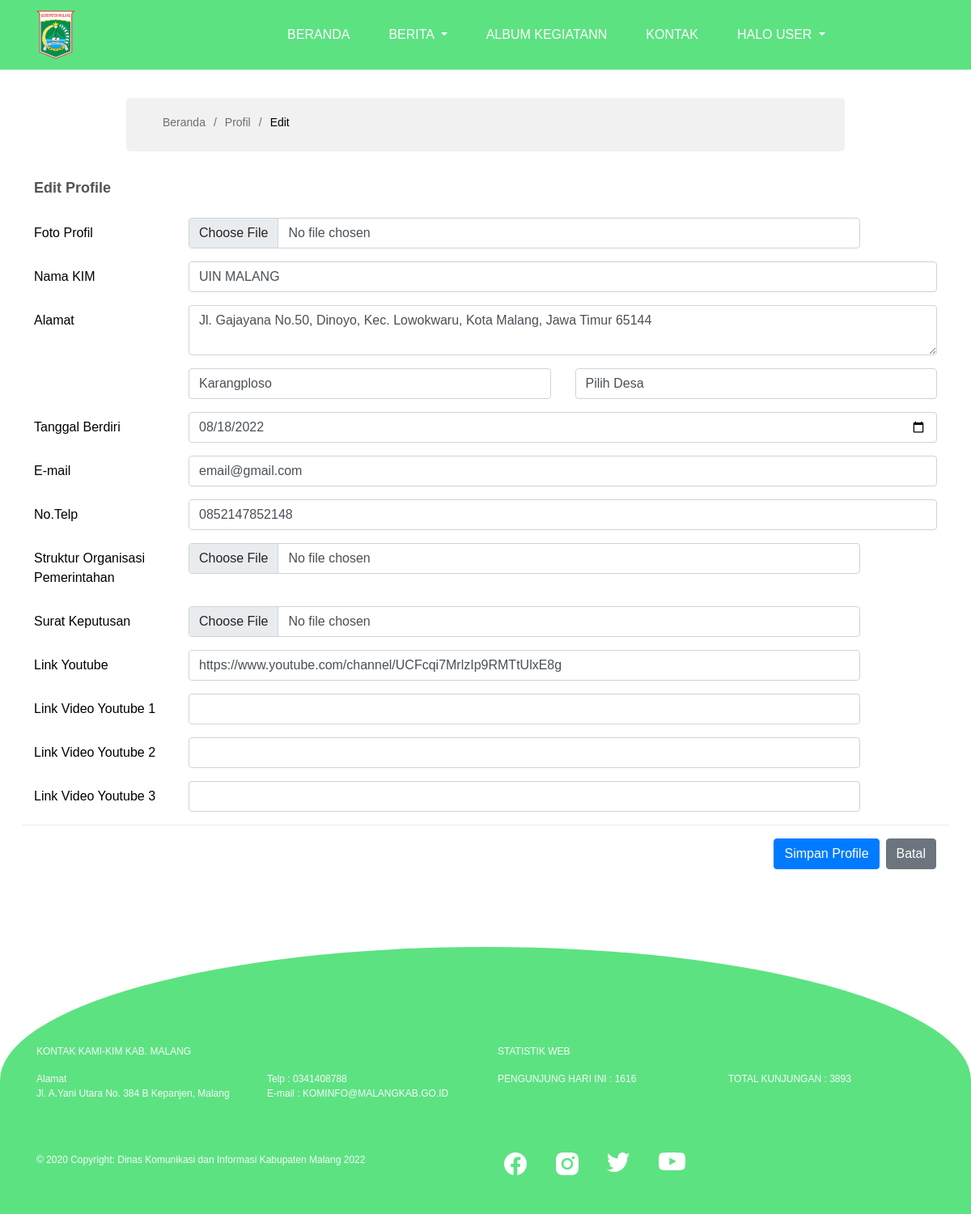
The page /user/profil/input-profile.php (signed in) on the database its author committed.
### tables this page shows
CREATE TABLE IF NOT EXISTS `profil` (
  `Id_Profil` int(11) NOT NULL AUTO_INCREMENT,
  `Nama_KIM` varchar(50) DEFAULT NULL,
  `Alamat` mediumtext DEFAULT NULL,
  `Desa` varchar(50) DEFAULT NULL,
  `Kecamatan` varchar(50) DEFAULT NULL,
  `Tanggal_Berdiri` varchar(50) DEFAULT NULL,
  `Email` varchar(50) DEFAULT NULL,
  `No_Telephon` varchar(50) DEFAULT NULL,
  `Struktur_Organisasi` varchar(50) DEFAULT NULL,
  `Surat_Keputusan` varchar(50) DEFAULT NULL,
  `Link_Youtube` varchar(100) DEFAULT NULL,
  `Link_Video1` varchar(100) DEFAULT NULL,
  `Link_Video2` varchar(100) DEFAULT NULL,
  `Link_Video3` varchar(100) DEFAULT NULL,
  `Id_Account` int(11) DEFAULT NULL,
  PRIMARY KEY (`Id_Profil`),
  KEY `Account` (`Id_Account`),
  CONSTRAINT `account` FOREIGN KEY (`Id_Account`) REFERENCES `akun` (`id`)
);

### user/profil/input-profile.php (the view, shortened to what this page needs)
<?php
include '../../koneksi.php';
$user = $_SESSION['id'];
$sql = "SELECT * FROM profil WHERE Id_Account = $user";
$hasil = $koneksi->query($sql);
foreach ($hasil as $value) {
    $nama_kim = $value['Nama_KIM'];
    $alamat = $value['Alamat'];
    $tanggal_berdiri = $value['Tanggal_Berdiri'];
    $email = $value['Email'];
    $no_telephon = $value['No_Telephon'];
    $link_youtube = $value['Link_Youtube'];
    $link_video1 = $value['Link_Video1'];
    $link_video2 = $value['Link_Video2'];
    $link_video3 = $value['Link_Video3'];
}
?>
<!doctype html>
<html lang="en">
<head>
    <link href="https://cdn.jsdelivr.net/npm/bootstrap@5.2.0/dist/css/bootstrap.min.css" rel="stylesheet">
    <link rel="stylesheet" href="https://cdn.jsdelivr.net/npm/bootstrap@4.0.0/dist/css/bootstrap.min.css">
    <link rel="stylesheet" href="../../css/style.css">
</head>
<body>
    <nav class="navbar navbar-expand-lg navbar-dark text-uppercase" style="background-color: #5DE282;">
        <div class="container">
            <a class="navbar-brand" href="#"><img src="../../image/logo kecil.png" alt=""></a>
            <div class="collapse navbar-collapse text-uppercase" id="navbarSupportedContent">
                <ul class="navbar-nav mr-auto">
                    <li class="nav-item active px-3">
                        <a class="nav-link" href="../../index.php">BERANDA</a>
                    </li>
                    <li class="nav-item dropdown active px-3">
                        <a class="nav-link dropdown-toggle" href="" id="navbarDropdown" role="button" data-toggle="dropdown" aria-haspopup="true" aria-expanded="false">
                            BERITA
                        </a>
                    </li>
                    <li class="nav-item active px-3">
                        <a class="nav-link" href="../album/album.php">Album KegiatanN</a>
                    </li>
                    <li class="nav-item active px-3">
                        <a class="nav-link" href="#kontak">Kontak</a>
                    </li>
                    <li class="nav-item dropdown active px-3">
                        <a class="nav-link dropdown-toggle" href="" id="navbarDropdown" role="button" data-toggle="dropdown" aria-haspopup="true" aria-expanded="false">
                            HALO USER
                        </a>
                    </li>
                </ul>
            </div>
        </div>
    </nav>
    <main id="main">
        <section id="breadcrumbs" class="breadcrumbs">
            <div class="container">
                <ol>
                    <li><a href="../../index.php">Beranda</a></li>
                    <li><a href="view-profile.php">Profil</a></li>
                    <li>Edit</li>
                </ol>
            </div>
        </section>
        <section id="my-posts" class="my-posts">
            <div class="container">
                <div class="row justify-content-left">
                    <h2>Edit Profile</h2>
                    <form action="../../php/update-profil.php" method="POST" enctype="multipart/form-data" name="formprofil">
                        <div class="row mb-3">
                            <label for="inputFile" class="col-sm-2 col-form-label">Foto Profil</label>
                            <div class="col-sm-9">
                                <input type="file" class="form-control" name="foto-profil" aria-label="file example">
                            </div>
                        </div>
                        <div class="row mb-3">
                            <label for="inputnama" class="col-sm-2 col-form-label">Nama KIM</label>
                            <div class="col-sm-10">
                                <input type="nama" class="form-control" id="inputnama" name="nama-kim" value="<?= $nama_kim ?>" aria-describedby="inputGroupPrepend3 validationServerUsernameFeedback">
                            </div>
                        </div>
                        <div class="row mb-3">
                            <label for="inputAlamat" class="col-sm-2 col-form-label">Alamat</label>
                            <div class="col-sm-10">
                                <textarea class="form-control text-left" id="inputAlamat" name="alamat" aria-describedby="inputGroupPrepend3 validationServerUsernameFeedback"><?= $alamat ?></textarea>
                            </div>
                        </div>
                        <div class="row mb-3">
                            <label class="col-sm-2 col-form-label"></label>
                            <div class="col-sm-10">
                                <div class="row">
                                    <div class="col">
                                        <select class="form-control" name="kecamatan" onChange="selectdesa()">
                                            <option class="kecamatan" value="Karangploso">Karangploso</option>
                                        </select>
                                    </div>
                                    <div class="col">
                                        <select class="form-control" name="desa">
                                            <option>Pilih Desa</option>
                                        </select>
                                    </div>
                                </div>
                            </div>
                        </div>
                        <div class="row mb-3">
                            <label for="inputTgl" class="col-sm-2 col-form-label">Tanggal Berdiri</label>
                            <div class="col-sm-10">
                                <input type="date" class="form-control" name="tanggal-berdiri" id="inputTgl" value="<?= $tanggal_berdiri ?>" aria-describedby="inputGroupPrepend3 validationServerUsernameFeedback">
                            </div>
                        </div>
                        <div class="row mb-3">
                            <label for="inputEmail" class="col-sm-2 col-form-label">E-mail</label>
                            <div class="col-sm-10">
                                <input type="email" class="form-control" id="inputEmail" name="email" value="<?= $email ?>" aria-describedby="inputGroupPrepend3 validationServerUsernameFeedback">
                            </div>
                        </div>
                        <div class="row mb-3">
                            <label for="inputNotelp" class="col-sm-2 col-form-label">No.Telp</label>
                            <div class="col-sm-10">
                                <input type="notelp" class="form-control" name="no-tlp" id="inputNotelp" value="<?= $no_telephon ?>" aria-describedby="inputGroupPrepend3 validationServerUsernameFeedback">
                            </div>
                        </div>
                        <div class="row mb-3">
                            <label for="inputFile" class="col-sm-2 col-form-label">Struktur Organisasi Pemerintahan</label>
                            <div class="col-sm-9">
                                <input type="file" class="form-control" name="struktur-organisasi" aria-label="file example">
                            </div>
                        </div>
                        <div class="row mb-3">
                            <label for="inputFile" class="col-sm-2 col-form-label">Surat Keputusan</label>
                            <div class="col-sm-9">
                                <input type="file" class="form-control" name="surat-keputusan" aria-label="file example">
                            </div>
                        </div>
                        <div class="row mb-3">
                            <label for="inputnama" class="col-sm-2 col-form-label">Link Youtube</label>
                            <div class="col-sm-9">
                                <input type="link" class="form-control" id="link" name="link-youtube" value="<?= $link_youtube ?>" aria-describedby="inputGroupPrepend3 validationServerUsernameFeedback">
                            </div>
                        </div>
                        <div class="row mb-3">
                            <label for="inputnama" class="col-sm-2 col-form-label">Link Video Youtube 1</label>
                            <div class="col-sm-9">
                                <input type="link" class="form-control" id="link" name="link-video1" value="<?= $link_video1 ?>" aria-describedby="inputGroupPrepend3 validationServerUsernameFeedback">
                            </div>
                        </div>
                        <div class="row mb-3">
                            <label for="inputnama" class="col-sm-2 col-form-label">Link Video Youtube 2</label>
                            <div class="col-sm-9">
                                <input type="link" class="form-control" id="link" name="link-video2" value="<?= $link_video2 ?>" aria-describedby="inputGroupPrepend3 validationServerUsernameFeedback">
                            </div>
                        </div>
                        <div class="row mb-3">
                            <label for="inputnama" class="col-sm-2 col-form-label">Link Video Youtube 3</label>
                            <div class="col-sm-9">
                                <input type="link" class="form-control" id="link" name="link-video3" value="<?= $link_video3 ?>" aria-describedby="inputGroupPrepend3 validationServerUsernameFeedback">
                            </div>
                        </div>
                        <div class="row justify-content-center">
                            <div class="modal-footer">
                                <button type="submit" class="btn btn-primary">Simpan Profile</button>
                                <button type="button" class="btn btn-secondary">Batal</button>
                            </div>
                        </div>
                    </form>
                </div>
            </div>
        </section>
    </main>
    <footer class="page-footer pt-4 text-light" style="font-size: 12px; background-color: #5DE282; border-radius: 100% 100% 0 0;">
        <div class="container text-md-left mt-4">
            <div class="row mt-5 pt-5">
                <div class="col">
                    <p class="text-uppercase">Kontak Kami-KIM Kab. Malang</p>
                </div>
                <div class="col">
                    <p class="text-uppercase">statistik web</p>
                </div>
            </div>
            <div class="row">
                <div class="col">
                    <p>
                        Alamat<br>
                        Jl. A.Yani Utara No. 384 B Kepanjen, Malang
                    </p>
                </div>
                <div class="col">
                    <p>
                        Telp : 0341408788 <br>
                        E-mail : KOMINFO@MALANGKAB.GO.ID
                    </p>
                </div>
                <div class="col">
                    <p class="text-uppercase">Pengunjung hari ini : <?= $round = rand(1, 10000) ?></p>
                </div>
                <div class="col">
                    <p class="text-uppercase">total kunjungan : <?= $round = rand(1, 10000) ?></p>
                </div>
            </div>
            <div class="row">
                <div class="col">
                    <div class="footer-copyright my-5">
                        <p>
                            © 2020 Copyright:
                            <a href="/" class="text-light"> Dinas Komunikasi dan Informasi Kabupaten Malang 2022</a>
                        </p>
                    </div>
                </div>
                <div class="col">
                    <div class="row my-5">
                        <div class="col-sm-1 mx-2">
                            <a href=""><img src="../../image/facebook.png" alt=""></a>
                        </div>
                        <div class="col-sm-1 mx-2">
                            <a href=""><img src="../../image/instagram.png" alt=""></a>
                        </div>
                        <div class="col-sm-1 mx-2">
                            <a href=""><img src="../../image/twitter.png" alt=""></a>
                        </div>
                        <div class="col-sm-1 mx-2">
                            <a href=""><img src="../../image/youtube.png" alt=""></a>
                        </div>
                    </div>
                </div>
            </div>
        </div>
    </footer>
</body>
</html>

### css/style.css (style rules this page uses)
body { font-family: "Poppins", sans-serif; color: black; }
a { color: black; text-decoration: none; }
h1, h2, h3, h4, h5, h6 { font-family: "Poppins", sans-serif; }
nav { text-transform: uppercase; }
section { padding: 0 0 80px 0; }
.breadcrumbs { padding: 20px 0 20px 30px; background: #f1f1f1; width: 74%; margin: auto; margin-top: 35px; border-radius: 5px; }
.breadcrumbs a { text-decoration: none; color: #6e6e6e; transition: 0.3s; }
.breadcrumbs ol { display: flex; flex-wrap: wrap; list-style: none; padding: 0 0 5px 0; margin: 0; font-size: 14px; }
.breadcrumbs ol li+li { padding-left: 10px; }
.breadcrumbs ol li+li::before { display: inline-block; padding-right: 10px; color: #6e6e6e; content: "/"; }
.my-posts h2 { margin-top: 35px; margin-bottom: 25px; font-size: 18px; font-weight: 700; color: #545454; }

### rows shown on the page
profil: nama-kim "UIN MALANG", alamat "Jl. Gajayana No.50, Dinoyo, Kec. Lowokwaru, Kota Malang, Jawa Timur 65144", tanggal-berdiri "08/18/2022", email "email@gmail.com", no-tlp "0852147852148", link-youtube "https://www.youtube.com/channel/UCFcqi7MrlzIp9RMTtUlxE8g"
